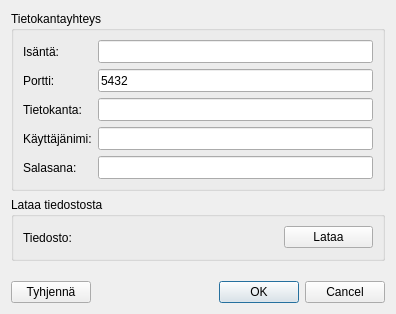
<?xml version="1.0" encoding="UTF-8"?>
<ui version="4.0">
 <class>Dialog</class>
 <widget class="QDialog" name="Dialog">
  <property name="geometry">
   <rect>
    <x>0</x>
    <y>0</y>
    <width>396</width>
    <height>314</height>
   </rect>
  </property>
  <property name="windowTitle">
   <string>Dialog</string>
  </property>
  <layout class="QVBoxLayout" name="verticalLayout_4">
   <item>
    <layout class="QVBoxLayout" name="verticalLayout_3">
     <item>
      <widget class="QgsCollapsibleGroupBox" name="mGroupBox">
       <property name="title">
        <string>Tietokantayhteys</string>
       </property>
       <layout class="QVBoxLayout" name="verticalLayout">
        <item>
         <layout class="QFormLayout" name="formLayout">
          <item row="0" column="0">
           <widget class="QLabel" name="label">
            <property name="text">
             <string>Isäntä:</string>
            </property>
           </widget>
          </item>
          <item row="0" column="1">
           <widget class="QgsFilterLineEdit" name="dbHost">
            <property name="minimumSize">
             <size>
              <width>0</width>
              <height>23</height>
             </size>
            </property>
            <property name="qgisRelation" stdset="0">
             <string notr="true"/>
            </property>
           </widget>
          </item>
          <item row="1" column="0">
           <widget class="QLabel" name="label_2">
            <property name="text">
             <string>Portti:</string>
            </property>
           </widget>
          </item>
          <item row="1" column="1">
           <widget class="QgsFilterLineEdit" name="dbPort">
            <property name="minimumSize">
             <size>
              <width>0</width>
              <height>23</height>
             </size>
            </property>
            <property name="text">
             <string>5432</string>
            </property>
            <property name="defaultValue">
             <string/>
            </property>
            <property name="qgisRelation" stdset="0">
             <string notr="true"/>
            </property>
           </widget>
          </item>
          <item row="2" column="0">
           <widget class="QLabel" name="label_3">
            <property name="text">
             <string>Tietokanta:</string>
            </property>
           </widget>
          </item>
          <item row="2" column="1">
           <widget class="QgsFilterLineEdit" name="dbName">
            <property name="minimumSize">
             <size>
              <width>0</width>
              <height>23</height>
             </size>
            </property>
            <property name="qgisRelation" stdset="0">
             <string notr="true"/>
            </property>
           </widget>
          </item>
          <item row="3" column="0">
           <widget class="QLabel" name="label_4">
            <property name="text">
             <string>Käyttäjänimi:</string>
            </property>
           </widget>
          </item>
          <item row="3" column="1">
           <widget class="QgsFilterLineEdit" name="dbUser">
            <property name="minimumSize">
             <size>
              <width>0</width>
              <height>23</height>
             </size>
            </property>
            <property name="text">
             <string/>
            </property>
            <property name="qgisRelation" stdset="0">
             <string notr="true"/>
            </property>
           </widget>
          </item>
          <item row="4" column="0">
           <widget class="QLabel" name="label_5">
            <property name="text">
             <string>Salasana:</string>
            </property>
           </widget>
          </item>
          <item row="4" column="1">
           <widget class="QgsPasswordLineEdit" name="dbPass">
            <property name="minimumSize">
             <size>
              <width>0</width>
              <height>23</height>
             </size>
            </property>
           </widget>
          </item>
         </layout>
        </item>
       </layout>
      </widget>
     </item>
     <item>
      <widget class="QgsCollapsibleGroupBox" name="mGroupBox_2">
       <property name="title">
        <string>Lataa tiedostosta</string>
       </property>
       <layout class="QVBoxLayout" name="verticalLayout_2">
        <item>
         <layout class="QHBoxLayout" name="horizontalLayout">
          <item>
           <layout class="QFormLayout" name="formLayout_2">
            <item row="0" column="0">
             <widget class="QLabel" name="label_7">
              <property name="text">
               <string>Tiedosto:</string>
              </property>
             </widget>
            </item>
            <item row="0" column="1">
             <widget class="QgsFileWidget" name="configFileInput">
              <property name="minimumSize">
               <size>
                <width>200</width>
                <height>23</height>
               </size>
              </property>
              <property name="filter">
               <string>ini-tiedosto (*.ini)</string>
              </property>
             </widget>
            </item>
           </layout>
          </item>
          <item>
           <widget class="QPushButton" name="loadFileButton">
            <property name="text">
             <string>Lataa</string>
            </property>
           </widget>
          </item>
         </layout>
        </item>
       </layout>
      </widget>
     </item>
     <item>
      <spacer name="verticalSpacer">
       <property name="orientation">
        <enum>Qt::Vertical</enum>
       </property>
       <property name="sizeHint" stdset="0">
        <size>
         <width>20</width>
         <height>40</height>
        </size>
       </property>
      </spacer>
     </item>
     <item>
      <layout class="QHBoxLayout" name="menuLayout">
       <item>
        <widget class="QPushButton" name="resetSettingsButton">
         <property name="text">
          <string>Tyhjennä</string>
         </property>
        </widget>
       </item>
       <item>
        <widget class="QDialogButtonBox" name="buttonBox">
         <property name="orientation">
          <enum>Qt::Horizontal</enum>
         </property>
         <property name="standardButtons">
          <set>QDialogButtonBox::Cancel|QDialogButtonBox::Ok</set>
         </property>
        </widget>
       </item>
      </layout>
     </item>
    </layout>
   </item>
  </layout>
 </widget>
 <customwidgets>
  <customwidget>
   <class>QgsCollapsibleGroupBox</class>
   <extends>QGroupBox</extends>
   <header>qgscollapsiblegroupbox.h</header>
   <container>1</container>
  </customwidget>
  <customwidget>
   <class>QgsFileWidget</class>
   <extends>QWidget</extends>
   <header>qgsfilewidget.h</header>
  </customwidget>
  <customwidget>
   <class>QgsFilterLineEdit</class>
   <extends>QLineEdit</extends>
   <header>qgsfilterlineedit.h</header>
  </customwidget>
  <customwidget>
   <class>QgsPasswordLineEdit</class>
   <extends>QLineEdit</extends>
   <header>qgspasswordlineedit.h</header>
  </customwidget>
 </customwidgets>
 <resources/>
 <connections>
  <connection>
   <sender>buttonBox</sender>
   <signal>accepted()</signal>
   <receiver>Dialog</receiver>
   <slot>accept()</slot>
   <hints>
    <hint type="sourcelabel">
     <x>248</x>
     <y>254</y>
    </hint>
    <hint type="destinationlabel">
     <x>157</x>
     <y>274</y>
    </hint>
   </hints>
  </connection>
  <connection>
   <sender>buttonBox</sender>
   <signal>rejected()</signal>
   <receiver>Dialog</receiver>
   <slot>reject()</slot>
   <hints>
    <hint type="sourcelabel">
     <x>316</x>
     <y>260</y>
    </hint>
    <hint type="destinationlabel">
     <x>286</x>
     <y>274</y>
    </hint>
   </hints>
  </connection>
 </connections>
</ui>
